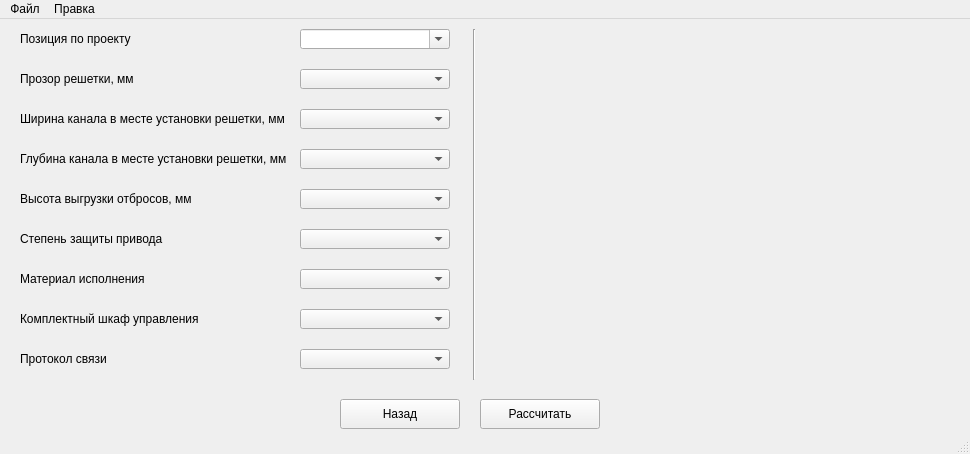
<?xml version="1.0" encoding="UTF-8"?>
<ui version="4.0">
 <class>MainWindow</class>
 <widget class="QMainWindow" name="MainWindow">
  <property name="geometry">
   <rect>
    <x>0</x>
    <y>0</y>
    <width>970</width>
    <height>454</height>
   </rect>
  </property>
  <property name="windowTitle">
   <string>MainWindow</string>
  </property>
  <widget class="QWidget" name="centralwidget">
   <widget class="QLabel" name="label">
    <property name="geometry">
     <rect>
      <x>20</x>
      <y>80</y>
      <width>270</width>
      <height>40</height>
     </rect>
    </property>
    <property name="text">
     <string>Ширина канала в месте установки решетки, мм</string>
    </property>
    <property name="wordWrap">
     <bool>true</bool>
    </property>
   </widget>
   <widget class="QLabel" name="label_2">
    <property name="geometry">
     <rect>
      <x>20</x>
      <y>120</y>
      <width>270</width>
      <height>40</height>
     </rect>
    </property>
    <property name="text">
     <string>Глубина канала в месте установки решетки, мм</string>
    </property>
    <property name="wordWrap">
     <bool>true</bool>
    </property>
   </widget>
   <widget class="QLabel" name="label_3">
    <property name="geometry">
     <rect>
      <x>20</x>
      <y>40</y>
      <width>270</width>
      <height>40</height>
     </rect>
    </property>
    <property name="text">
     <string>Прозор решетки, мм</string>
    </property>
    <property name="wordWrap">
     <bool>true</bool>
    </property>
   </widget>
   <widget class="QLabel" name="label_4">
    <property name="geometry">
     <rect>
      <x>20</x>
      <y>200</y>
      <width>270</width>
      <height>40</height>
     </rect>
    </property>
    <property name="text">
     <string>Степень защиты привода</string>
    </property>
    <property name="wordWrap">
     <bool>true</bool>
    </property>
   </widget>
   <widget class="QLabel" name="label_5">
    <property name="geometry">
     <rect>
      <x>20</x>
      <y>160</y>
      <width>270</width>
      <height>40</height>
     </rect>
    </property>
    <property name="text">
     <string>Высота выгрузки отбросов, мм</string>
    </property>
    <property name="wordWrap">
     <bool>true</bool>
    </property>
   </widget>
   <widget class="QLabel" name="label_6">
    <property name="geometry">
     <rect>
      <x>20</x>
      <y>240</y>
      <width>270</width>
      <height>40</height>
     </rect>
    </property>
    <property name="text">
     <string>Материал исполнения</string>
    </property>
    <property name="wordWrap">
     <bool>true</bool>
    </property>
   </widget>
   <widget class="QComboBox" name="cmb_gap">
    <property name="geometry">
     <rect>
      <x>300</x>
      <y>50</y>
      <width>150</width>
      <height>20</height>
     </rect>
    </property>
    <property name="editable">
     <bool>false</bool>
    </property>
   </widget>
   <widget class="QComboBox" name="cmb_cw">
    <property name="geometry">
     <rect>
      <x>300</x>
      <y>90</y>
      <width>150</width>
      <height>20</height>
     </rect>
    </property>
    <property name="editable">
     <bool>false</bool>
    </property>
   </widget>
   <widget class="QComboBox" name="cmb_ch">
    <property name="geometry">
     <rect>
      <x>300</x>
      <y>130</y>
      <width>150</width>
      <height>20</height>
     </rect>
    </property>
    <property name="editable">
     <bool>false</bool>
    </property>
   </widget>
   <widget class="QComboBox" name="cmb_ip">
    <property name="geometry">
     <rect>
      <x>300</x>
      <y>210</y>
      <width>150</width>
      <height>20</height>
     </rect>
    </property>
    <property name="editable">
     <bool>false</bool>
    </property>
   </widget>
   <widget class="QComboBox" name="cmb_mat">
    <property name="geometry">
     <rect>
      <x>300</x>
      <y>250</y>
      <width>150</width>
      <height>20</height>
     </rect>
    </property>
    <property name="editable">
     <bool>false</bool>
    </property>
   </widget>
   <widget class="QComboBox" name="cmb_hl">
    <property name="geometry">
     <rect>
      <x>300</x>
      <y>170</y>
      <width>150</width>
      <height>20</height>
     </rect>
    </property>
    <property name="editable">
     <bool>false</bool>
    </property>
   </widget>
   <widget class="QPushButton" name="btn_back">
    <property name="geometry">
     <rect>
      <x>340</x>
      <y>380</y>
      <width>120</width>
      <height>30</height>
     </rect>
    </property>
    <property name="text">
     <string>Назад</string>
    </property>
   </widget>
   <widget class="QPushButton" name="btn_calculate">
    <property name="geometry">
     <rect>
      <x>480</x>
      <y>380</y>
      <width>120</width>
      <height>30</height>
     </rect>
    </property>
    <property name="text">
     <string>Рассчитать</string>
    </property>
   </widget>
   <widget class="QLabel" name="label_7">
    <property name="geometry">
     <rect>
      <x>20</x>
      <y>280</y>
      <width>270</width>
      <height>40</height>
     </rect>
    </property>
    <property name="text">
     <string>Комплектный шкаф управления</string>
    </property>
    <property name="wordWrap">
     <bool>true</bool>
    </property>
   </widget>
   <widget class="QComboBox" name="cmb_cp">
    <property name="geometry">
     <rect>
      <x>300</x>
      <y>290</y>
      <width>150</width>
      <height>20</height>
     </rect>
    </property>
    <property name="editable">
     <bool>false</bool>
    </property>
   </widget>
   <widget class="QLabel" name="label_8">
    <property name="geometry">
     <rect>
      <x>20</x>
      <y>0</y>
      <width>270</width>
      <height>40</height>
     </rect>
    </property>
    <property name="text">
     <string>Позиция по проекту</string>
    </property>
    <property name="wordWrap">
     <bool>true</bool>
    </property>
   </widget>
   <widget class="QComboBox" name="cmb_position">
    <property name="geometry">
     <rect>
      <x>300</x>
      <y>10</y>
      <width>150</width>
      <height>20</height>
     </rect>
    </property>
    <property name="editable">
     <bool>true</bool>
    </property>
   </widget>
   <widget class="QComboBox" name="cmb_protokol">
    <property name="geometry">
     <rect>
      <x>300</x>
      <y>330</y>
      <width>150</width>
      <height>20</height>
     </rect>
    </property>
    <property name="editable">
     <bool>false</bool>
    </property>
   </widget>
   <widget class="QLabel" name="label_9">
    <property name="geometry">
     <rect>
      <x>20</x>
      <y>320</y>
      <width>270</width>
      <height>40</height>
     </rect>
    </property>
    <property name="text">
     <string>Протокол связи</string>
    </property>
    <property name="wordWrap">
     <bool>true</bool>
    </property>
   </widget>
   <widget class="QLabel" name="lb_img">
    <property name="geometry">
     <rect>
      <x>510</x>
      <y>20</y>
      <width>441</width>
      <height>331</height>
     </rect>
    </property>
    <property name="font">
     <font>
      <pointsize>12</pointsize>
     </font>
    </property>
    <property name="text">
     <string/>
    </property>
    <property name="scaledContents">
     <bool>true</bool>
    </property>
   </widget>
   <widget class="Line" name="line">
    <property name="geometry">
     <rect>
      <x>459</x>
      <y>10</y>
      <width>31</width>
      <height>351</height>
     </rect>
    </property>
    <property name="font">
     <font>
      <pointsize>12</pointsize>
     </font>
    </property>
    <property name="orientation">
     <enum>Qt::Vertical</enum>
    </property>
   </widget>
  </widget>
  <widget class="QMenuBar" name="menubar">
   <property name="geometry">
    <rect>
     <x>0</x>
     <y>0</y>
     <width>970</width>
     <height>21</height>
    </rect>
   </property>
   <widget class="QMenu" name="mb_file">
    <property name="title">
     <string>Файл</string>
    </property>
    <addaction name="menu_bth_renew"/>
   </widget>
   <widget class="QMenu" name="mb_pravka">
    <property name="title">
     <string>Правка</string>
    </property>
    <addaction name="mn_globalParams"/>
    <addaction name="mn_price_params"/>
   </widget>
   <addaction name="mb_file"/>
   <addaction name="mb_pravka"/>
  </widget>
  <widget class="QStatusBar" name="statusbar"/>
  <action name="mn_globalParams">
   <property name="text">
    <string>Параметры оборудования</string>
   </property>
  </action>
  <action name="menu_bth_renew">
   <property name="text">
    <string>Обновить ТКП</string>
   </property>
  </action>
  <action name="mn_price_params">
   <property name="text">
    <string>Редактор цен</string>
   </property>
  </action>
 </widget>
 <resources/>
 <connections/>
</ui>
